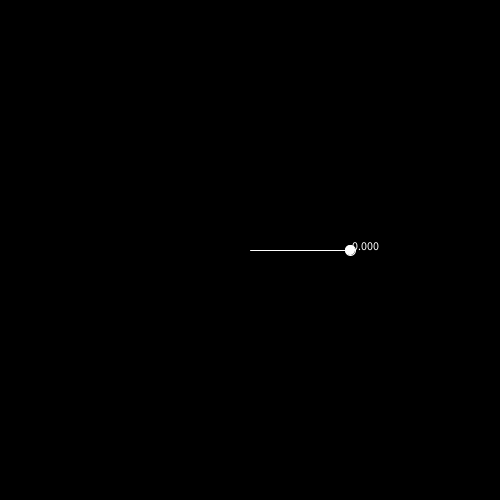
Frame 1 (no input)
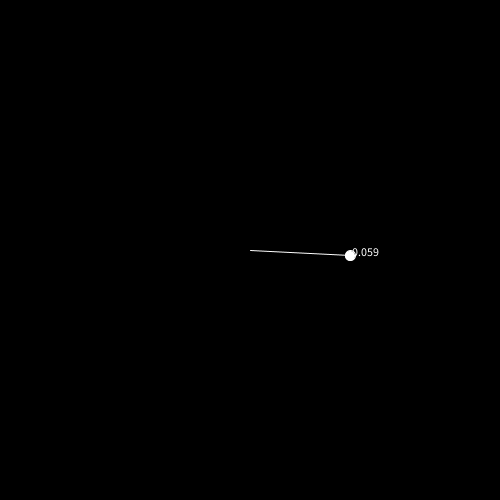
Frame 60 (the mouse pressed at the canvas centre just before this capture)
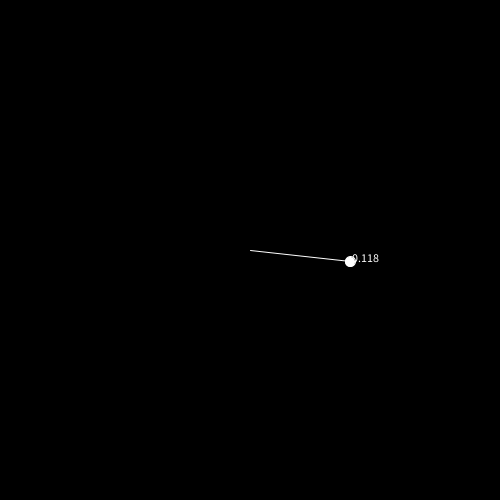
Frame 120 (the mouse held since frame 60 and released just before this capture)

The Processing sketch that drew these frames (run headless with seeded random() and noise(); from frame 60 on, the mouse is pressed at the canvas centre):

// Processing sketch: pvector
// ── pvector.pde
/* Spencer Mathews
 *
 *
 * started: 8/2016
 */


PVector p;

void setup() {

  size(500, 500);
  p = new PVector(100,0);

  //println(p.x, p.y);
}


void draw() {
  background(0);
  stroke(255);

  // center the origin
  translate(width/2, height/2);

  line(0,0, p.x, p.y);
  ellipse(p.x, p.y, 10, 10);
  println(degrees(p.heading()));
  text(p.heading(), p.x, p.y); 
  p.y = p.y+.1;
}
